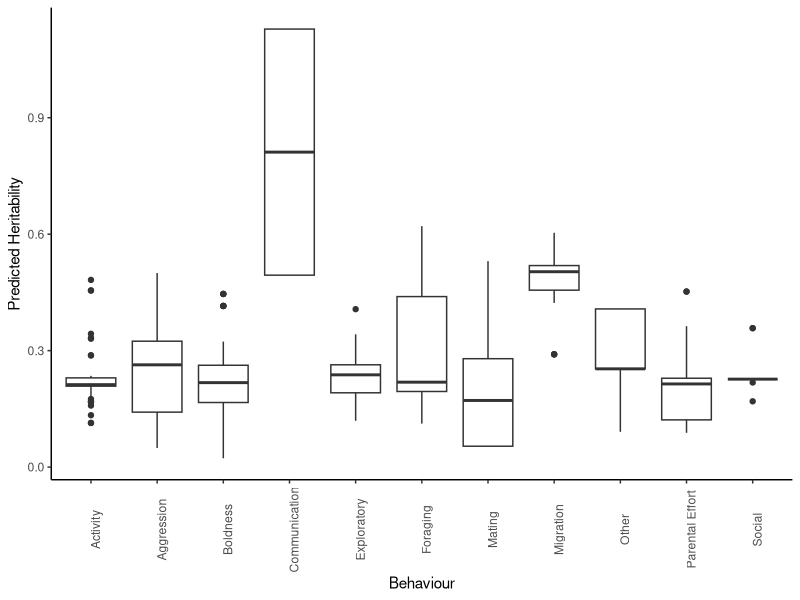

Here is the R script that generated this plot:
data<-read.csv("Data/Compiled2.csv")

library(ape)
library(dplyr)
library(lme4)
library(phytools)
library(ggplot2)
library(effects)
library(lmtest)

data

head(data)
str(data)

Mod1<- lmer(Heritability ~ Vert + Thermy + D.W + L.F + Behavior + (1 | Study.ID), data = data) 
summary(Mod1)

#Code fits a mixed effects model with a fixed effect for each of the variables Vert, Thermy, D.W., L.F., and Behavior, and a random intercept for each Study.ID. 
#The response variable is Heritability. The lmer() function estimates the coefficients of the fixed and random effects, as well as the residual variance. 
#The summary() function provides the estimated coefficients and their standard errors, as well as the t-value and p-value for each coefficient. 
#Additionally, the summary includes information about the estimated variance components and the residual standard deviation.


Mod2<- lmer(Heritability~Behavior + (1 | Study.ID), data=data)

#Mod 2 tests the relationship between Heritability and Behavior while accounting for the clustering of the data by Study.ID

Mod3<- lmer(Zr~Behavior + (1 | Study.ID), data=data)
summary(Mod3)

#Model looking at the effect of different behavior on the transformed value of heritability. From the summary none are statistically signficant
#However "Social" Behavior had the lowest t-value (0.023)

Mod4<- lmer(Zr~Behavior + Phylum*Class + (1 | Study.ID), data=data)
summary(Mod4)

#Model looking at transformed heritability and behavior with phylum as a fixed effect and study ID as random effect.

#Study ID needs to be kept as a random effect because this was a meta analysis and different studies were used. 

Mod5<- lmer(Zr~Behavior + Class*Family + (1 | Study.ID), data=data)
summary(Mod5)

#Test fitted Model for (Near) Singularity - > variances of one or more linear combinations of effects are zero.

#More Models
Mod6 <-lmer(Zr ~ Behavior + Genus + (1 | Study.ID), data=data)
summary(Mod6)

Mod7 <- lmer(Zr~Behavior + (1 | Study.ID)+(1 | Family)+(1 | Genus)+(1 | Phylum)+(1 | Class)+(1 | Order), data=data)
summary(Mod7)

Mod8 <- lmer(Zr~Behavior +species.epithet +(1 | Study.ID)+(1 | Family)+(1 | Genus)+(1 | Phylum)+(1 | Class)+(1 | Order), data=data)
summary(Mod8)

Mod9 <-lmer(Zr ~ Behavior + Class + (1 | Study.ID), data=data)
summary(Mod9)

Mod10 <-lmer(Zr ~ Behavior + Order + (1 | Study.ID), data=data)
summary(Mod10)

Mod11 <-lmer(Zr ~ Behavior + species.epithet + (1 | Study.ID), data=data)
summary(Mod11)

#Comparing models using AIC criteria
AIC1=AIC(Mod1)
AIC2=AIC(Mod2)
AIC3=AIC(Mod3)
AIC4=AIC(Mod4)
AIC5=AIC(Mod5)
AIC6=AIC(Mod6)
AIC7=AIC(Mod7)
AIC8=AIC(Mod8)
AIC9=AIC(Mod9)
AIC10=AIC(Mod10)
AIC11=AIC(Mod11)

#Comparing likelihood ratios
LR<- anova(Mod1, Mod2, Mod3, Mod4, Mod5, Mod6, Mod7, Mod8, Mod9, Mod10, Mod11)

#Likelyhood ratio testing
LRT=lrtest(Mod1, Mod2, Mod3, Mod4, Mod5, Mod6, Mod7, Mod8, Mod9, Mod10, Mod11)

#Model 3 is the best model using these analyses

#Pedict heritibility using model 3 (best model)
data$Predicted <- predict(Mod3, data)

#Plot data
ggplot(data, aes(x=Behavior, y=Predicted)) +
  geom_boxplot() +
  theme_classic()+
  theme(axis.text.x = element_text(angle=90))+ylab("Predicted Heritability")+xlab("Behaviour")

#Save workspace
save.image(file = "Q3.RData")
